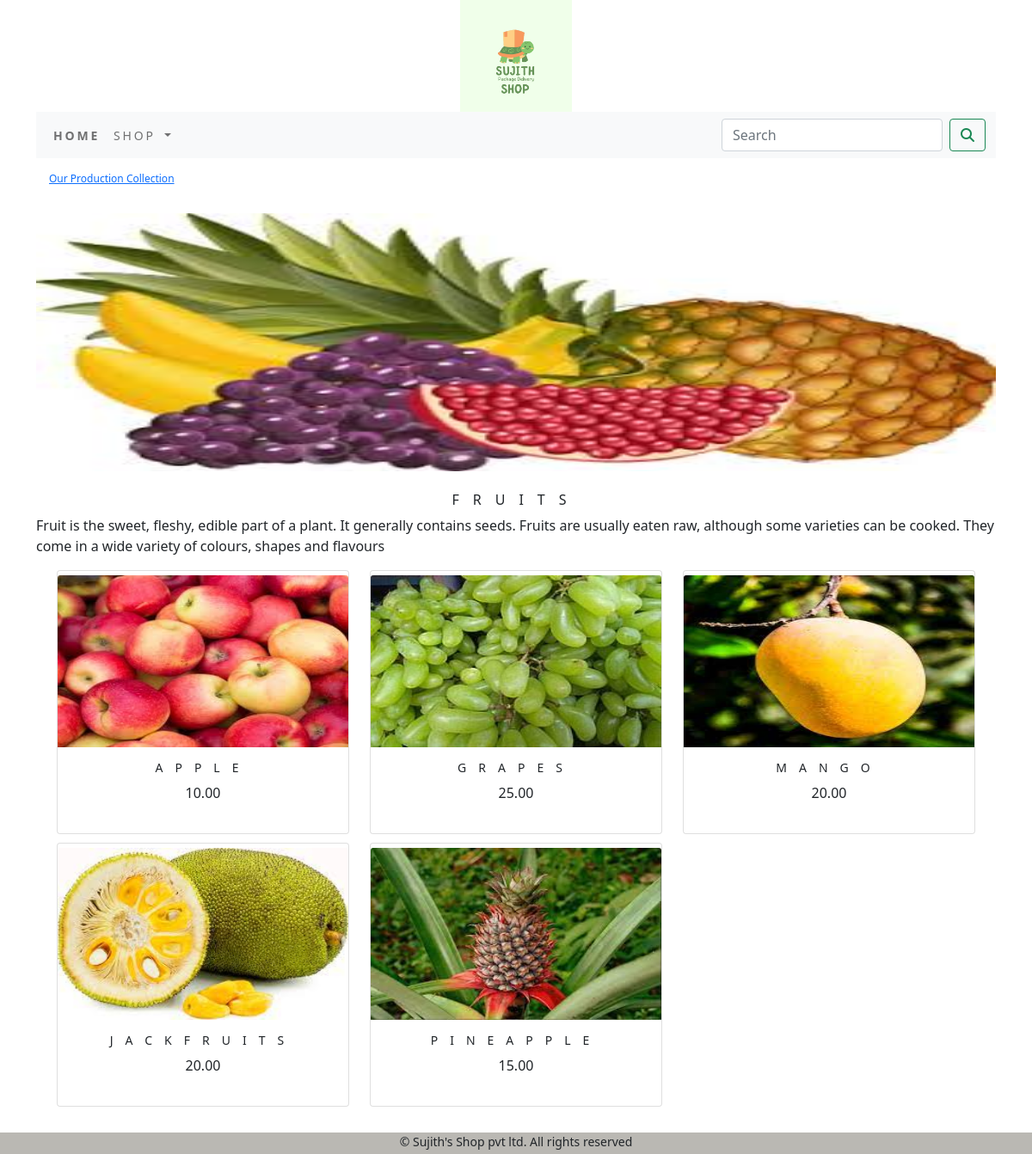
The page /fruits/ on the database as committed earlier.
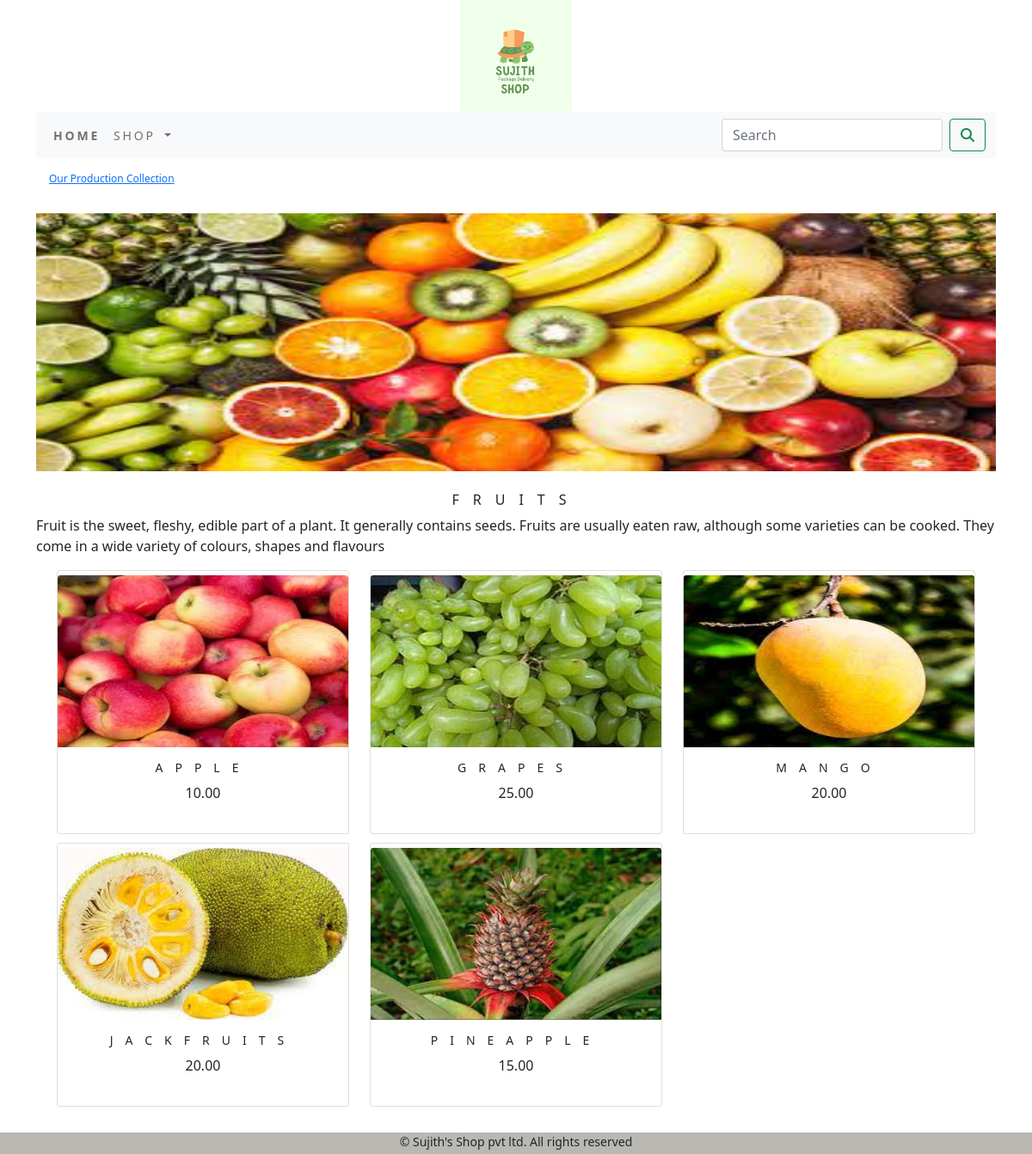
The same page on the database as committed later.
### ecapp/models.py (models this page shows, shortened)
class Category(models.Model):
    name = models.CharField(max_length=250, unique=True)
    slug = models.SlugField(max_length=250, unique=True)
    description = models.TextField(blank=True)
    image = models.ImageField(upload_to='category', blank=True)
    class Meta:
        ordering = ('name',)
        verbose_name = 'Category'
        verbose_name_plural = 'Categories'
    def get_url(self):
        return reverse('ecapp:products_by_category', args=[self.slug])

### ecapp/views.py (the view)
# urls.py: path('', views.allProdCat, name='allProdCat'),
def allProdCat(request, c_slug=None):
    c_page = None
    product_list = None
    if c_slug is not None:
        c_page = get_object_or_404(Category, slug=c_slug)
        product_list = Products.objects.all().filter(category_model=c_page, available=True)
    else:
        product_list = Products.objects.all().filter(available=True)
    paginator = Paginator(product_list, 6)
    try:
        page = int(request.GET.get('page', '1'))
    except:
        page = 1
    try:
        products = paginator.page(page)
    except (EmptyPage, InvalidPage):
        products = Paginator.page(paginator.num_pages)
    return render(request, 'category.html', {'category': c_page, 'products': products})

### cartapp/context_processors.py (called while the page is built)
def counter(request):
    item_count =0
    if 'admin' in request.path:
        return {}
    else:
        try:
            cart = Cart.objects.filter(cart_id=_cart_id(request))
            cart_items = CartItems.objects.all().filter(cart=cart[:1])
            for cart_item in cart_items:
                item_count += cart_item.quantity
        except Cart.DoesNotExist:
            item_count = 0
    return dict(item_count=item_count)

### cartapp/views.py (called while the page is built)
def _cart_id(request):
    cart = request.session.session_key
    if not cart:
        cart = request.session.create()
    return cart

### ecapp/context_processors.py (called while the page is built)
def menu_link(request):
    link = Category.objects.all()
    return dict(link=link)

### ecapp/models.py (called while the page is built)
    def get_url(self):
        return reverse('ecapp:product_details', args=[self.category_model.slug, self.slug])

### templates/category.html (shortened to what this page needs)
{% extends 'base.html' %}
{% load static %}
{% block content %}
{% if category %}
    <div>
        <div class="row my_row_class">
            <div class="mx-auto">
                <p><a href="{% url 'ecapp:allProdCat' %}">Our Production Collection</a></p>
            </div>
        </div>
    </div>
{% endif %}
{% if category %}
<div class="mx-auto">
    <img class="my_image" src="{{category.image.url}}" style="height:300px;" alt="{{category.name}}">
</div><br>
<div>
    <h1 class="text-center my_title">{{category.name}}</h1>
    <p class="text-justify">{{category.description}}</p>
</div>
{% endif %}
<div class="container">
    <div class="row mx-auto">
        {% for product in products.object_list %}
            <div class="my_bottom_margin col-9 col-sm-12 col-md-4 col-md-4 col-lg-4">
                <div class="card text-center" style="min-width:18rem;">
                    <a href="{{product.get_url}}"><img class="card-img-top my_image he" src="{{product.image.url}}" alt="{{product.name}}"></a>
                    <div class="card-body">
                        <h4>{{product.name}}</h4>
                        <p>{{product.price}}</p><br>
                    </div>
                </div>
            </div>
        {% endfor %}
    </div>
</div>
{% endblock %}

Rows that differ between the two databases and show on the page:
changed Category "FRUITS": image: a different picture
